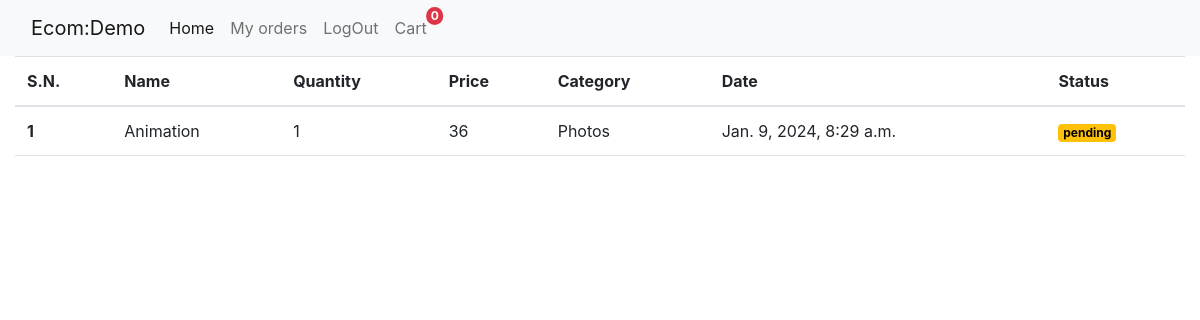
/myorder/ (signed in), run on the app's committed database.
### cart/models.py (models this page shows)
class Orders(models.Model):
    product=models.ForeignKey(Product,on_delete=models.CASCADE)
    category=models.ForeignKey(Category,on_delete=models.CASCADE)
    quantity=models.IntegerField()
    date=models.DateTimeField(default=timezone.now)
    user=models.ForeignKey(User,on_delete=models.CASCADE)
    price=models.IntegerField()
    status=models.CharField(choices=status_r,max_length=10,default='pending')

### store/models.py (models this page shows, shortened)
class Product(models.Model):
    category = models.ForeignKey(Category, on_delete=models.CASCADE)
    name = models.CharField(max_length=50)
    discription = models.CharField(max_length=500)
    image = models.ImageField(upload_to='static/products/photos')
    price = models.IntegerField()
    sale_price = models.IntegerField(null=True, blank=True)

class Category(models.Model):
    name = models.CharField(max_length=50)
    slug = models.SlugField(unique=True)
    def __str__(self):
        return self.name

### cart/views.py (the view)
# urls.py: path('myorder/', views.make_order, name='make_order'),
@login_required
def make_order(request):
    try:
        if request.POST.get('order'):
            items = OrderItem.objects.all()
            t_quan = 0
            price = 0
            for item in items:
                t_quan = t_quan+item.quantity
                price = price+item.total_price()
            for item in items:
                order = Orders.objects.create(
                    product=item.product,
                    category=item.product.category,
                    quantity=t_quan,
                    price=price,
                    user=request.user
                )
                order.save()
                item.delete()
    except:
        return redirect('make_order')
    try:
        order_list = Orders.objects.all().filter(user=request.user)
    except:
        order_list = None
    context = {
        'order_list': order_list
    }
    return render(request, 'store/myorder.html', context)

### cart/context_processor.py (called while the page is built)
def count(request):
    order_count = OrderItem.objects.filter(
        cart__name=request.session.session_key).count()
    return dict(order_count=order_count)

def category(request):
    cat = Category.objects.all()
    return dict(cat=cat)

### templates/store/myorder.html
{% extends 'store/base.html' %}
{% block bodyblock %}
<div class="container-fluid">
    {% if request.user.is_authenticated %}
    {% if order_list %}
    <table class="table">
        <thead>
            <tr>
                <th scope="col">S.N.</th>
                <th scope="col">Name</th>
                <th scope="col">Quantity</th>
                <th scope="col">Price</th>
                <th scope="col">Category</th>
                <th scope="col">Date</th>
                <th scope="col">Status</th>
            </tr>
        </thead>
        <tbody>
            {% for item in order_list %}
            <tr>
                <th scope="row">{{forloop.counter}}</th>
                <td>{{item.product.name}} </td>
                <td>{{item.quantity}}</td>
                <td>{{item.price}}</td>
                <td>{{item.product.category}}</td>
                <td>{{item.date}}</td>
                <td> <span class="badge text-bg-warning">{{item.status}}</span></td>
            </tr>
            {% endfor %}
        </tbody>
    </table>
    {% else %}
    <h1>No orders</h1>
    {% endif %}
    {% else %}
    <h1> First login to view this page.</h1>
    {% endif %}
</div>
{% endblock %}

### data on the page
Orders: product.name "Animation", quantity "1", price "36", product.category "Photos", date "Jan. 9, 2024, 8:29 a.m.", status "pending"

### other printed values
{{ order_count }} "0"
